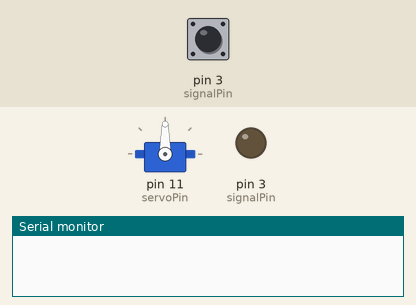
Bench run of a sketch on a simulated Arduino Uno, built with avr-gcc and run on an emulated ATmega328P. Parts: servo, output pins drawn as LEDs (lit = HIGH), the last lines printed to the serial monitor. Inputs (shaded band) come from the test bench; at power-on: pin 3 (signalPin) LOW.

Above: at 0.1 s.
At 1.2 s:
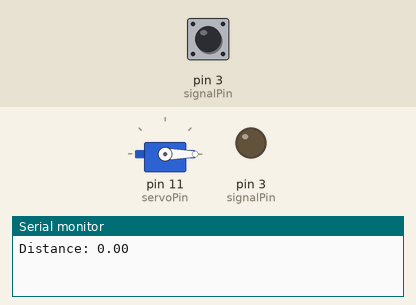
1.3 s: pin 3 (signalPin) pulsed HIGH 2 times (0.12 s each, 0.3 s apart)
At 2.6 s:
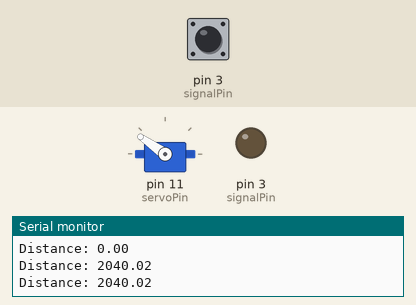
Timing chart, 0 to 4.3 s (numbered marks = the images above; inputs shaded):
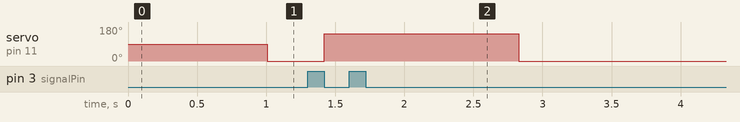

The sketch:

servo.ino
```cpp
#include <Servo.h>

float duration;
float distance;
float servoAngle = 0;

int signalPin = 3;
int servoPin = 11;

Servo myservo; // Create servo object

void setup() {
  Serial.begin(9600);
  myservo.attach(servoPin); // Attaches the servo on pin 11 to the servo object
}

void loop() {
  pinMode(signalPin, OUTPUT);
  digitalWrite(signalPin, LOW);
  delay(2);
  digitalWrite(signalPin, HIGH);
  delay(5);
  digitalWrite(signalPin, LOW);

  pinMode(signalPin, INPUT);
  duration = pulseIn(signalPin, HIGH);
  distance = duration * 0.034 / 2;

  Serial.print("Distance: ");
  Serial.println(distance);

  // Map the distance value to servo angles
  servoAngle = map(distance, 0, 300, 0, 180);
  myservo.write(distance);

  delay(100);
}
```

Measured:
- after the input at 1.3 s, servo on pin 11 (servoPin): 0° → 145° after 0.12 s, → 0° 1.4 s later
